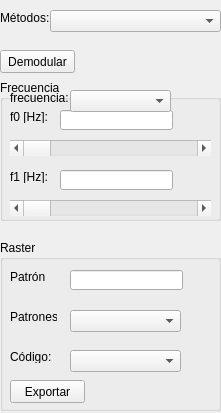
    <widget class="QWidget" name="dem_TB">
     <property name="geometry">
      <rect>
       <x>0</x>
       <y>0</y>
       <width>221</width>
       <height>413</height>
      </rect>
     </property>
     <attribute name="label">
      <string>Demodular</string>
     </attribute>
     <widget class="QLabel" name="dem_L">
      <property name="geometry">
       <rect>
        <x>0</x>
        <y>10</y>
        <width>51</width>
        <height>16</height>
       </rect>
      </property>
      <property name="text">
       <string>Métodos:</string>
      </property>
     </widget>
     <widget class="QComboBox" name="dem_metodos_CB">
      <property name="geometry">
       <rect>
        <x>50</x>
        <y>10</y>
        <width>171</width>
        <height>22</height>
       </rect>
      </property>
     </widget>
     <widget class="QPushButton" name="dem_PB">
      <property name="geometry">
       <rect>
        <x>0</x>
        <y>50</y>
        <width>75</width>
        <height>23</height>
       </rect>
      </property>
      <property name="text">
       <string>Demodular</string>
      </property>
     </widget>
     <widget class="QGroupBox" name="dem_freq_GB">
      <property name="geometry">
       <rect>
        <x>0</x>
        <y>80</y>
        <width>221</width>
        <height>141</height>
       </rect>
      </property>
      <property name="title">
       <string>Frecuencia</string>
      </property>
      <widget class="QLabel" name="dem_f0_L">
       <property name="geometry">
        <rect>
         <x>10</x>
         <y>30</y>
         <width>46</width>
         <height>13</height>
        </rect>
       </property>
       <property name="text">
        <string>f0 [Hz]:</string>
       </property>
      </widget>
      <widget class="QScrollBar" name="dem_f0_SB">
       <property name="geometry">
        <rect>
         <x>10</x>
         <y>60</y>
         <width>201</width>
         <height>16</height>
        </rect>
       </property>
       <property name="orientation">
        <enum>Qt::Horizontal</enum>
       </property>
      </widget>
      <widget class="QLabel" name="dem_f1_L">
       <property name="geometry">
        <rect>
         <x>10</x>
         <y>90</y>
         <width>46</width>
         <height>13</height>
        </rect>
       </property>
       <property name="text">
        <string>f1 [Hz]:</string>
       </property>
      </widget>
      <widget class="QScrollBar" name="dem_f1_SB">
       <property name="geometry">
        <rect>
         <x>10</x>
         <y>120</y>
         <width>201</width>
         <height>16</height>
        </rect>
       </property>
       <property name="orientation">
        <enum>Qt::Horizontal</enum>
       </property>
      </widget>
      <widget class="QLineEdit" name="dem_f0_LE">
       <property name="geometry">
        <rect>
         <x>60</x>
         <y>30</y>
         <width>113</width>
         <height>20</height>
        </rect>
       </property>
       <property name="text">
        <string/>
       </property>
       <property name="cursorMoveStyle">
        <enum>Qt::LogicalMoveStyle</enum>
       </property>
      </widget>
      <widget class="QLineEdit" name="dem_f1_LE">
       <property name="geometry">
        <rect>
         <x>60</x>
         <y>90</y>
         <width>113</width>
         <height>20</height>
        </rect>
       </property>
       <property name="text">
        <string/>
       </property>
       <property name="cursorMoveStyle">
        <enum>Qt::LogicalMoveStyle</enum>
       </property>
      </widget>
      <widget class="QComboBox" name="dem_freq_CB">
       <property name="geometry">
        <rect>
         <x>70</x>
         <y>10</y>
         <width>101</width>
         <height>22</height>
        </rect>
       </property>
      </widget>
      <widget class="QLabel" name="dem_freq_L">
       <property name="geometry">
        <rect>
         <x>10</x>
         <y>10</y>
         <width>61</width>
         <height>16</height>
        </rect>
       </property>
       <property name="text">
        <string>frecuencia:</string>
       </property>
      </widget>
     </widget>
     <widget class="QGroupBox" name="dem_raster_GB">
      <property name="geometry">
       <rect>
        <x>0</x>
        <y>240</y>
        <width>221</width>
        <height>171</height>
       </rect>
      </property>
      <property name="title">
       <string>Raster</string>
      </property>
      <widget class="QLabel" name="dem_raster_L_2">
       <property name="geometry">
        <rect>
         <x>10</x>
         <y>30</y>
         <width>36</width>
         <height>13</height>
        </rect>
       </property>
       <property name="text">
        <string>Patrón:</string>
       </property>
      </widget>
      <widget class="QLabel" name="dem_raster_L_3">
       <property name="geometry">
        <rect>
         <x>10</x>
         <y>70</y>
         <width>47</width>
         <height>13</height>
        </rect>
       </property>
       <property name="text">
        <string>Patrones:</string>
       </property>
      </widget>
      <widget class="QLineEdit" name="dem_raster_LE">
       <property name="geometry">
        <rect>
         <x>70</x>
         <y>30</y>
         <width>113</width>
         <height>20</height>
        </rect>
       </property>
       <property name="text">
        <string/>
       </property>
       <property name="cursorMoveStyle">
        <enum>Qt::LogicalMoveStyle</enum>
       </property>
      </widget>
      <widget class="QComboBox" name="dem_raster_CB">
       <property name="geometry">
        <rect>
         <x>70</x>
         <y>70</y>
         <width>111</width>
         <height>22</height>
        </rect>
       </property>
      </widget>
      <widget class="QPushButton" name="dem_exportar_PB">
       <property name="geometry">
        <rect>
         <x>10</x>
         <y>140</y>
         <width>75</width>
         <height>23</height>
        </rect>
       </property>
       <property name="text">
        <string>Exportar</string>
       </property>
      </widget>
      <widget class="QLabel" name="dem_cod_L">
       <property name="geometry">
        <rect>
         <x>10</x>
         <y>110</y>
         <width>46</width>
         <height>13</height>
        </rect>
       </property>
       <property name="text">
        <string>Código:</string>
       </property>
      </widget>
      <widget class="QComboBox" name="dem_cod_CB">
       <property name="geometry">
        <rect>
         <x>70</x>
         <y>110</y>
         <width>111</width>
         <height>22</height>
        </rect>
       </property>
      </widget>
     </widget>
    </widget>
